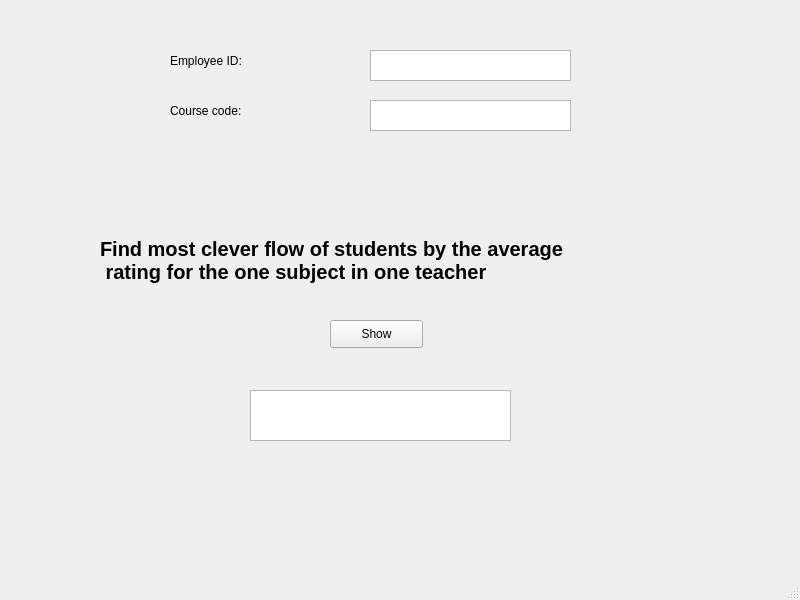
<?xml version="1.0" encoding="UTF-8"?>
<ui version="4.0">
 <class>MainWindow</class>
 <widget class="QMainWindow" name="MainWindow">
  <property name="geometry">
   <rect>
    <x>0</x>
    <y>0</y>
    <width>800</width>
    <height>600</height>
   </rect>
  </property>
  <property name="windowTitle">
   <string>MainWindow</string>
  </property>
  <widget class="QWidget" name="centralwidget">
   <widget class="QLabel" name="label">
    <property name="geometry">
     <rect>
      <x>100</x>
      <y>210</y>
      <width>621</width>
      <height>101</height>
     </rect>
    </property>
    <property name="font">
     <font>
      <pointsize>15</pointsize>
      <weight>75</weight>
      <bold>true</bold>
     </font>
    </property>
    <property name="text">
     <string>Find most clever flow of students by the average
 rating for the one subject in one teacher</string>
    </property>
   </widget>
   <widget class="QTextEdit" name="textEdit">
    <property name="geometry">
     <rect>
      <x>250</x>
      <y>390</y>
      <width>261</width>
      <height>51</height>
     </rect>
    </property>
   </widget>
   <widget class="QPushButton" name="pushButton">
    <property name="geometry">
     <rect>
      <x>330</x>
      <y>320</y>
      <width>93</width>
      <height>28</height>
     </rect>
    </property>
    <property name="text">
     <string>Show</string>
    </property>
   </widget>
   <widget class="QLabel" name="label_2">
    <property name="geometry">
     <rect>
      <x>170</x>
      <y>50</y>
      <width>81</width>
      <height>21</height>
     </rect>
    </property>
    <property name="text">
     <string>Employee ID:</string>
    </property>
   </widget>
   <widget class="QLabel" name="label_3">
    <property name="geometry">
     <rect>
      <x>170</x>
      <y>100</y>
      <width>81</width>
      <height>21</height>
     </rect>
    </property>
    <property name="text">
     <string>Course code:</string>
    </property>
   </widget>
   <widget class="QTextEdit" name="textEdit_2">
    <property name="geometry">
     <rect>
      <x>370</x>
      <y>50</y>
      <width>201</width>
      <height>31</height>
     </rect>
    </property>
   </widget>
   <widget class="QTextEdit" name="textEdit_3">
    <property name="geometry">
     <rect>
      <x>370</x>
      <y>100</y>
      <width>201</width>
      <height>31</height>
     </rect>
    </property>
   </widget>
  </widget>
  <widget class="QMenuBar" name="menubar">
   <property name="geometry">
    <rect>
     <x>0</x>
     <y>0</y>
     <width>800</width>
     <height>26</height>
    </rect>
   </property>
  </widget>
  <widget class="QStatusBar" name="statusbar"/>
 </widget>
 <resources/>
 <connections/>
</ui>
